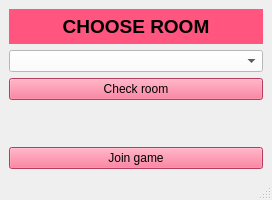
<?xml version="1.0" encoding="UTF-8"?>
<ui version="4.0">
 <class>MainRoom</class>
 <widget class="QMainWindow" name="MainRoom">
  <property name="geometry">
   <rect>
    <x>0</x>
    <y>0</y>
    <width>272</width>
    <height>200</height>
   </rect>
  </property>
  <property name="minimumSize">
   <size>
    <width>272</width>
    <height>200</height>
   </size>
  </property>
  <property name="windowTitle">
   <string>MainWindow</string>
  </property>
  <widget class="QWidget" name="centralwidget">
   <layout class="QGridLayout" name="gridLayout_2">
    <item row="0" column="0">
     <layout class="QGridLayout" name="gridLayout">
      <item row="1" column="0">
       <widget class="QComboBox" name="combo_room">
        <property name="styleSheet">
         <string notr="true">background-color: rgb(255, 255, 255);</string>
        </property>
       </widget>
      </item>
      <item row="4" column="0">
       <widget class="QPushButton" name="join_btn">
        <property name="styleSheet">
         <string notr="true">background-color: rgb(255, 85, 127);</string>
        </property>
        <property name="text">
         <string>Join game</string>
        </property>
       </widget>
      </item>
      <item row="0" column="0">
       <widget class="QLabel" name="choose_label">
        <property name="styleSheet">
         <string notr="true">background-color: rgb(255, 85, 127);</string>
        </property>
        <property name="text">
         <string>&lt;html&gt;&lt;head/&gt;&lt;body&gt;&lt;p align=&quot;center&quot;&gt;&lt;span style=&quot; font-size:14pt; font-weight:600;&quot;&gt;CHOOSE ROOM&lt;/span&gt;&lt;/p&gt;&lt;/body&gt;&lt;/html&gt;</string>
        </property>
       </widget>
      </item>
      <item row="2" column="0">
       <widget class="QPushButton" name="pushButton">
        <property name="styleSheet">
         <string notr="true">background-color: rgb(255, 85, 127);</string>
        </property>
        <property name="text">
         <string>Check room</string>
        </property>
       </widget>
      </item>
      <item row="3" column="0">
       <widget class="QLabel" name="label">
        <property name="text">
         <string/>
        </property>
       </widget>
      </item>
     </layout>
    </item>
   </layout>
  </widget>
  <widget class="QMenuBar" name="menubar">
   <property name="geometry">
    <rect>
     <x>0</x>
     <y>0</y>
     <width>272</width>
     <height>18</height>
    </rect>
   </property>
  </widget>
  <widget class="QStatusBar" name="statusbar"/>
 </widget>
 <resources/>
 <connections/>
</ui>
